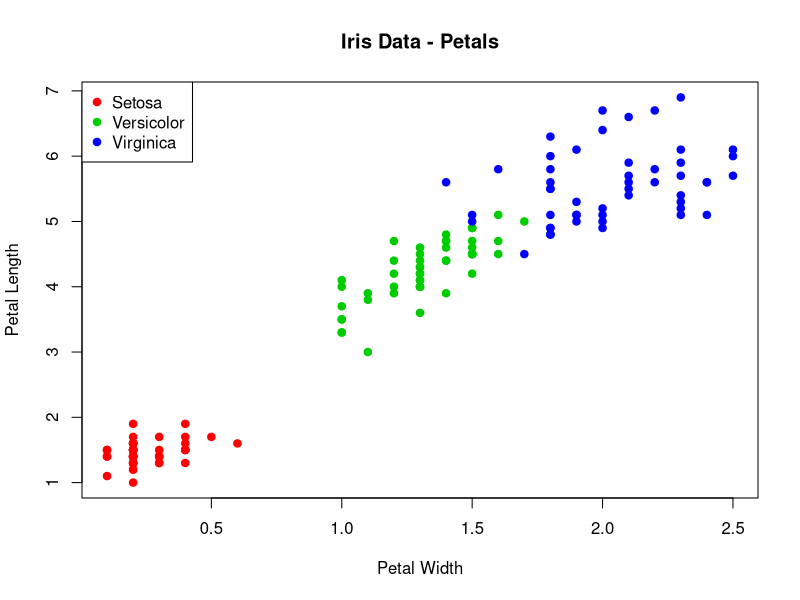
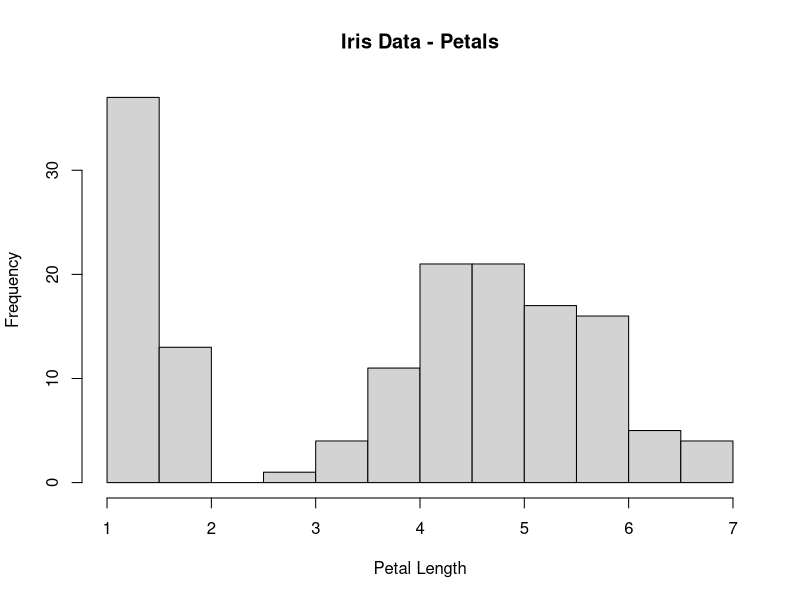
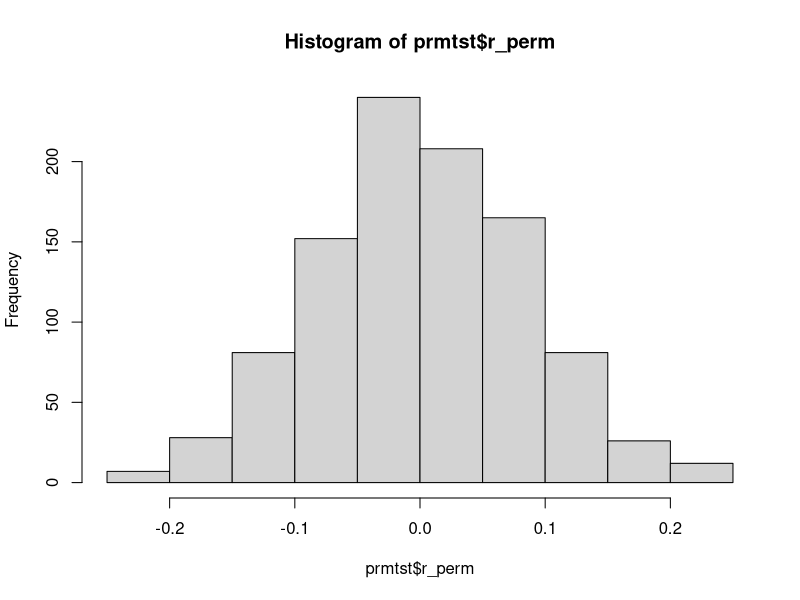
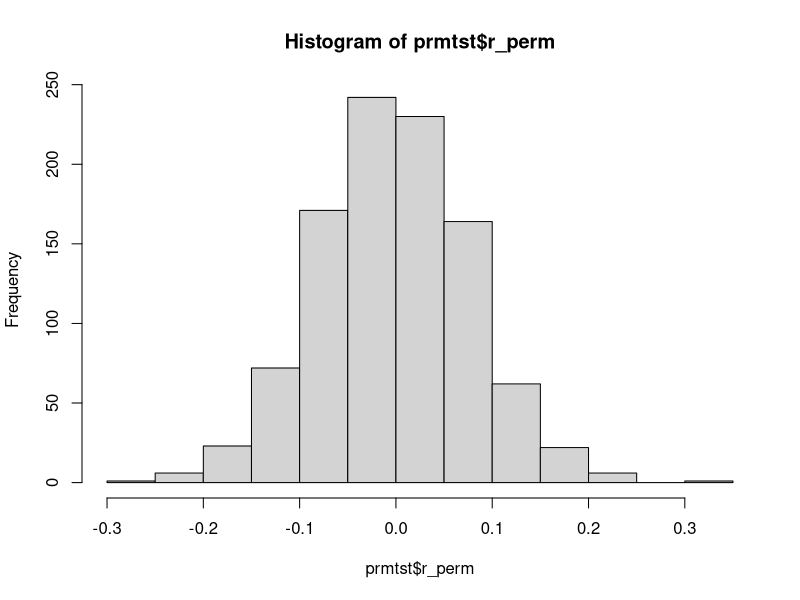

Write R code to recreate these figures, in order.
## ---- chunk 1

knitr::opts_chunk$set(echo = TRUE)

library(ggplot2) # plotting library

## ---- chunk 2

head(iris)

## ---- chunk 3

# plot() function to visualize the data with a scatter plot
plot(iris$Petal.Width, iris$Petal.Length, # Data
     pch = 19, # Point shape
     col = c("red", "green3", "blue")[iris$Species], # Color
     main = "Iris Data - Petals", # Title
     xlab = "Petal Width", ylab = "Petal Length" # Axis labels
     )

# legend() function to add a legend
# the arguments have to match the ones used to generate the plot
legend("topleft", # Position
       legend = c("Setosa", "Versicolor", "Virginica" ), # Labels, could also use levels(iris$Species)
       pch = 19, # Point shape
       col = c("red", "green3", "blue")) # Color

## ---- chunk 4

# hist() function to visualize the data with an histogram
hist(iris$Petal.Length, # Data
     main = "Iris Data - Petals", # Title
     xlab = "Petal Length", ylab = "Frequency" # Axis labels
     )

## ---- chunk 5

# cor() function to calculate the correlation coefficient
cor(iris$Petal.Length, iris$Petal.Width, # Variables between which we want to measure the association
    method = c("pearson") # Method
    ) 

## ---- chunk 6

# cor.test() function to calculate the correlation coefficient
# and the associated confidence interval
cor.test(iris$Petal.Length, iris$Petal.Width, # Variables between which we want to measure the association
         method = "pearson" # Method
         )

## ---- chunk 7

# cor() function to calculate the correlation coefficient
cor(iris$Petal.Length, iris$Petal.Width, # Variables between which we want to measure the association
    method = c("spearman") # Method
    ) 

# cor.test() function to calculate the correlation coefficient
# and the associated confidence interval
cor.test(iris$Petal.Length, iris$Petal.Width, # Variables between which we want to measure the association
         method = "spearman" # Method
         )

## ---- chunk 8

my_perm_corr_test = function(x, y, iter = 1000) {
  r_perm = array(dim = iter)
  for (i in 1:iter) { # seq(iter) same as 1:iter
    r_perm[i] = cor(x, sample(y))
  }
  r_real = cor(x, y)
  r_perm_abs = abs(r_perm)
  r_real_abs = abs(r_real)
  bigger_thans = r_real_abs > r_perm_abs
  p_grater_thans = mean(bigger_thans)
  pval = 1 - p_grater_thans
  rtn = list("r_perm" = r_perm,
             "pval" = pval,
             "r_real" = r_real)
  return(rtn)
}

## ---- chunk 9

# Execute the my_perm_corr_test() function
prmtst = my_perm_corr_test(iris$Petal.Length, iris$Petal.Width, iter = 1000)

# Visualize the distribution of the permutations
hist(prmtst$r_perm)

# Print the calculated p-value and correlation coefficient
prmtst$pval
prmtst$r_real 

## ---- chunk 10

# Execute the my_perm_corr_test() function
prmtst = my_perm_corr_test(iris$Petal.Length, iris$Petal.Width, iter = 1000)

# Visualize the distribution of the permutations
hist(prmtst$r_perm)

# Print the calculated p-value and correlation coefficient
prmtst$pval
prmtst$r_real 

